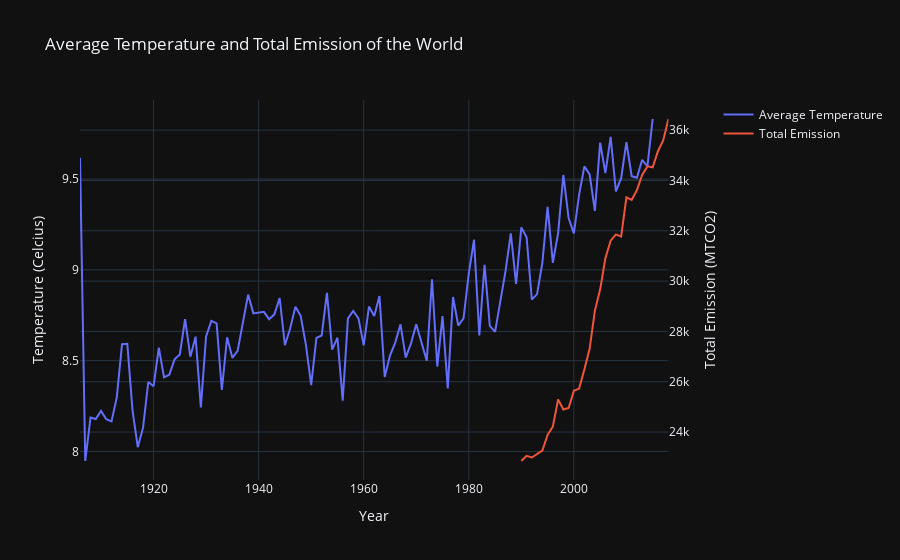

The cell this chart's notebook holds for it:
### Code cell
import plotly.graph_objects as go
from plotly.subplots import make_subplots

fig = make_subplots(specs=[[{"secondary_y": True}]])

world = final_temp_df[final_temp_df.Country == "World"]
world_emission = emission_countries_yearly[emission_countries_yearly["Country"] == "World"]

fig.add_trace(go.Scatter(x=world.Year, y=world.AverageTemperature, name="Average Temperature"), secondary_y=False)

fig.add_trace(go.Scatter(x=world_emission.Year, y=world_emission.TotalEmission, name="Total Emission"), secondary_y=True)

fig.update_layout(title_text="Average Temperature and Total Emission of the World")

fig.update_xaxes(title_text="Year")
fig.update_yaxes(title_text="Temperature (Celcius)", secondary_y=False)
fig.update_yaxes(title_text="Total Emission (MTCO2)", secondary_y=True)

fig.show()

### Figure 1 — Plotly figure (JSON) as saved in the notebook; plotly's stock layout.template omitted (floating-point values rounded to 4 significant figures)
{"data": [{"name": "Average Temperature", "x": [1906, 1907, 1908, 1909, 1910, 1911, 1912, 1913, 1914, 1915, 1916, 1917, 1918, 1919, 1920, 1921, 1922, 1923, 1924, 1925, 1926, 1927, 1928, 1929, 1930, 1931, 1932, 1933, 1934, 1935, 1936, 1937, 1938, 1939, 1940, 1941, 1942, 1943, 1944, 1945, 1946, 1947, 1948, 1949, 1950, 1951, 1952, 1953, 1954, 1955, 1956, 1957, 1958, 1959, 1960, 1961, 1962, 1963, 1964, 1965, 1966, 1967, 1968, 1969, 1970, 1971, 1972, 1973, 1974, 1975, 1976, 1977, 1978, 1979, 1980, 1981, 1982, 1983, 1984, 1985, 1986, 1987, 1988, 1989, 1990, 1991, 1992, 1993, 1994, 1995, 1996, 1997, 1998, 1999, 2000, 2001, 2002, 2003, 2004, 2005, 2006, 2007, 2008, 2009, 2010, 2011, 2012, 2013, 2014, 2015], "y": [9.618, 7.947, 8.186, 8.178, 8.223, 8.177, 8.165, 8.298, 8.591, 8.593, 8.225, 8.023, 8.131, 8.382, 8.359, 8.571, 8.408, 8.422, 8.507, 8.534, 8.729, 8.522, 8.632, 8.242, 8.634, 8.719, 8.705, 8.338, 8.628, 8.516, 8.554, 8.698, 8.864, 8.76, 8.765, 8.769, 8.728, 8.755, 8.845, 8.585, 8.677, 8.797, 8.747, 8.587, 8.365, 8.626, 8.638, 8.874, 8.561, 8.626, 8.28, 8.732, 8.774, 8.733, 8.584, 8.798, 8.746, 8.856, 8.41, 8.527, 8.599, 8.7, 8.516, 8.595, 8.701, 8.599, 8.5, 8.948, 8.467, 8.745, 8.347, 8.85, 8.693, 8.733, 8.98, 9.166, 8.639, 9.028, 8.692, 8.658, 8.834, 8.994, 9.202, 8.922, 9.234, 9.179, 8.837, 8.867, 9.039, 9.347, 9.039, 9.203, 9.523, 9.285, 9.201, 9.415, 9.57, 9.526, 9.325, 9.701, 9.533, 9.732, 9.432, 9.505, 9.703, 9.516, 9.507, 9.607, 9.571, 9.831], "type": "scatter", "xaxis": "x", "yaxis": "y"}, {"name": "Total Emission", "x": ["2018", "2017", "2016", "2015", "2014", "2013", "2012", "2011", "2010", "2009", "2008", "2007", "2006", "2005", "2004", "2003", "2002", "2001", "2000", "1999", "1998", "1997", "1996", "1995", "1994", "1993", "1992", "1991", "1990"], "y": [36440.0, 35590.0, 35160.0, 34520.0, 34560.0, 34220.0, 33620.0, 33230.0, 33330.0, 31770.0, 31860.0, 31610.0, 30910.0, 29660.0, 28830.0, 27310.0, 26490.0, 25730.0, 25640.0, 24960.0, 24900.0, 25290.0, 24210.0, 23890.0, 23260.0, 23120.0, 22990.0, 23060.0, 22850.0], "type": "scatter", "xaxis": "x", "yaxis": "y2"}], "layout": {"xaxis": {"anchor": "y", "domain": [0.0, 0.94], "title": {"text": "Year"}}, "yaxis": {"anchor": "x", "domain": [0.0, 1.0], "title": {"text": "Temperature (Celcius)"}}, "yaxis2": {"anchor": "x", "overlaying": "y", "side": "right", "title": {"text": "Total Emission (MTCO2)"}}, "title": {"text": "Average Temperature and Total Emission of the World"}}}
